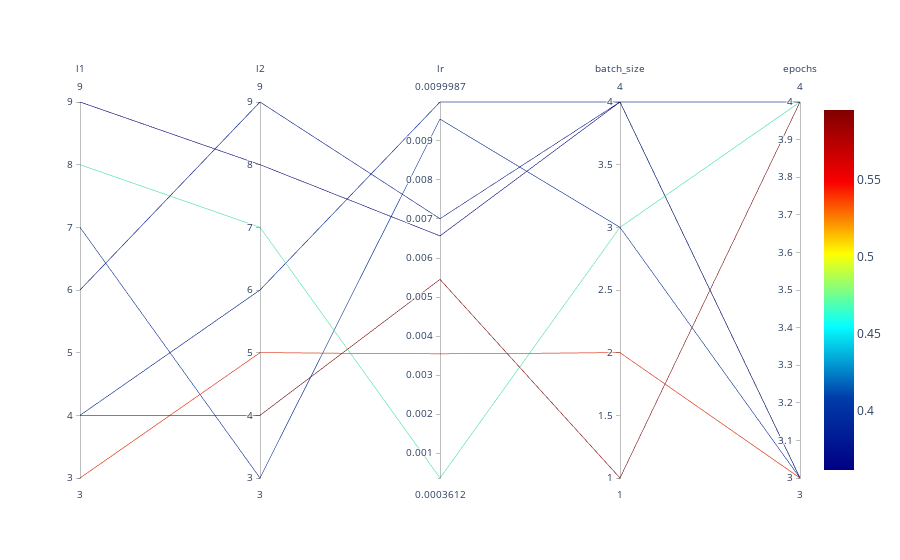

This figure's notebook cell:
### Markdown cell above
## Parallel Coordinates Plot

### Code cell
spot_tuner.parallel_plot()

### Figure 1 — Plotly figure (JSON) as saved in the notebook; plotly's stock layout.template omitted (floating-point values rounded to 4 significant figures)
{"data": [{"dimensions": [{"label": "l1", "range": [3, 9], "values": [7, 4, 8, 3, 6, 4, 9]}, {"label": "l2", "range": [3, 9], "values": [3, 4, 7, 5, 9, 6, 8]}, {"label": "lr", "range": [0.0003612, 0.009999], "values": [0.00956, 0.005451, 0.0003612, 0.003543, 0.007007, 0.009999, 0.006567]}, {"label": "batch_size", "range": [1, 4], "values": [3, 1, 3, 2, 4, 4, 4]}, {"label": "epochs", "range": [3, 4], "values": [3, 4, 4, 3, 3, 4, 3]}], "line": {"cmax": 0.5955, "cmin": 0.3616, "color": [0.3928, 0.5955, 0.4684, 0.5412, 0.3787, 0.3899, 0.3616], "colorscale": [[0, "rgb(0,0,131)"], [0.2, "rgb(0,60,170)"], [0.4, "rgb(5,255,255)"], [0.6, "rgb(255,255,0)"], [0.8, "rgb(250,0,0)"], [1, "rgb(128,0,0)"]], "showscale": true}, "type": "parcoords"}], "layout": {}}
